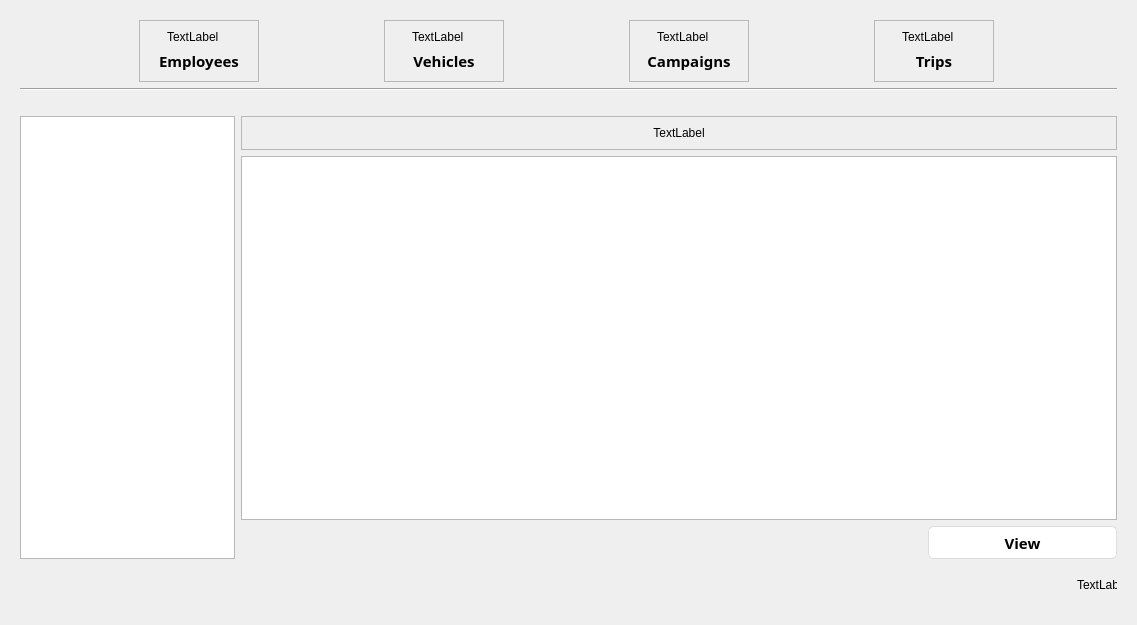
 <widget class="QWidget" name="Form">
  <property name="geometry">
   <rect>
    <x>0</x>
    <y>0</y>
    <width>1137</width>
    <height>625</height>
   </rect>
  </property>
  <property name="windowTitle">
   <string>Form</string>
  </property>
  <property name="styleSheet">
   <string notr="true">/*
Aqua Style Sheet for QT Applications
Author: Jaime A. Quiroga P.
Company: GTRONICK
Last updated: 22/01/2019, 07:55.
Available at: https://github.com/GTRONICK/QSS/blob/master/Aqua.qss
*/
QMainWindow {
	background-color:#ececec;
}
QTextEdit {
	border-width: 1px;
	border-style: solid;
	border-color: qlineargradient(spread:pad, x1:0.5, y1:1, x2:0.5, y2:0, stop:0 rgba(0, 113, 255, 255), stop:1 rgba(91, 171, 252, 255));
}
QPlainTextEdit {
	border-width: 1px;
	border-style: solid;
	border-color: qlineargradient(spread:pad, x1:0.5, y1:1, x2:0.5, y2:0, stop:0 rgba(0, 113, 255, 255), stop:1 rgba(91, 171, 252, 255));
}
QToolButton {
	border-style: solid;
	border-top-color: qlineargradient(spread:pad, x1:0.5, y1:1, x2:0.5, y2:0, stop:0 rgb(215, 215, 215), stop:1 rgb(222, 222, 222));
	border-right-color: qlineargradient(spread:pad, x1:0, y1:0.5, x2:1, y2:0.5, stop:0 rgb(217, 217, 217), stop:1 rgb(227, 227, 227));
	border-left-color: qlineargradient(spread:pad, x1:0, y1:0.5, x2:1, y2:0.5, stop:0 rgb(227, 227, 227), stop:1 rgb(217, 217, 217));
	border-bottom-color: qlineargradient(spread:pad, x1:0.5, y1:1, x2:0.5, y2:0, stop:0 rgb(215, 215, 215), stop:1 rgb(222, 222, 222));
	border-width: 1px;
	border-radius: 5px;
	color: rgb(0,0,0);
	padding: 2px;
	background-color: rgb(255,255,255);
}
QToolButton:hover{
	border-style: solid;
	border-top-color: qlineargradient(spread:pad, x1:0.5, y1:1, x2:0.5, y2:0, stop:0 rgb(195, 195, 195), stop:1 rgb(222, 222, 222));
	border-right-color: qlineargradient(spread:pad, x1:0, y1:0.5, x2:1, y2:0.5, stop:0 rgb(197, 197, 197), stop:1 rgb(227, 227, 227));
	border-left-color: qlineargradient(spread:pad, x1:0, y1:0.5, x2:1, y2:0.5, stop:0 rgb(227, 227, 227), stop:1 rgb(197, 197, 197));
	border-bottom-color: qlineargradient(spread:pad, x1:0.5, y1:1, x2:0.5, y2:0, stop:0 rgb(195, 195, 195), stop:1 rgb(222, 222, 222));
	border-width: 1px;
	border-radius: 5px;
	color: rgb(0,0,0);
	padding: 2px;
	background-color: rgb(255,255,255);
}
QToolButton:pressed{
	border-style: solid;
	border-top-color: qlineargradient(spread:pad, x1:0.5, y1:1, x2:0.5, y2:0, stop:0 rgb(215, 215, 215), stop:1 rgb(222, 222, 222));
	border-right-color: qlineargradient(spread:pad, x1:0, y1:0.5, x2:1, y2:0.5, stop:0 rgb(217, 217, 217), stop:1 rgb(227, 227, 227));
	border-left-color: qlineargradient(spread:pad, x1:0, y1:0.5, x2:1, y2:0.5, stop:0 rgb(227, 227, 227), stop:1 rgb(217, 217, 217));
	border-bottom-color: qlineargradient(spread:pad, x1:0.5, y1:1, x2:0.5, y2:0, stop:0 rgb(215, 215, 215), stop:1 rgb(222, 222, 222));
	border-width: 1px;
	border-radius: 5px;
	color: rgb(0,0,0);
	padding: 2px;
	background-color: rgb(142,142,142);
}
QPushButton{
	border-style: solid;
	border-top-color: qlineargradient(spread:pad, x1:0.5, y1:1, x2:0.5, y2:0, stop:0 rgb(215, 215, 215), stop:1 rgb(222, 222, 222));
	border-right-color: qlineargradient(spread:pad, x1:0, y1:0.5, x2:1, y2:0.5, stop:0 rgb(217, 217, 217), stop:1 rgb(227, 227, 227));
	border-left-color: qlineargradient(spread:pad, x1:0, y1:0.5, x2:1, y2:0.5, stop:0 rgb(227, 227, 227), stop:1 rgb(217, 217, 217));
	border-bottom-color: qlineargradient(spread:pad, x1:0.5, y1:1, x2:0.5, y2:0, stop:0 rgb(215, 215, 215), stop:1 rgb(222, 222, 222));
	border-width: 1px;
	border-radius: 5px;
	color: rgb(0,0,0);
	padding: 2px;
	background-color: rgb(255,255,255);
}
QPushButton::default{
	border-style: solid;
	border-top-color: qlineargradient(spread:pad, x1:0.5, y1:1, x2:0.5, y2:0, stop:0 rgb(215, 215, 215), stop:1 rgb(222, 222, 222));
	border-right-color: qlineargradient(spread:pad, x1:0, y1:0.5, x2:1, y2:0.5, stop:0 rgb(217, 217, 217), stop:1 rgb(227, 227, 227));
	border-left-color: qlineargradient(spread:pad, x1:0, y1:0.5, x2:1, y2:0.5, stop:0 rgb(227, 227, 227), stop:1 rgb(217, 217, 217));
	border-bottom-color: qlineargradient(spread:pad, x1:0.5, y1:1, x2:0.5, y2:0, stop:0 rgb(215, 215, 215), stop:1 rgb(222, 222, 222));
	border-width: 1px;
	border-radius: 5px;
	color: rgb(0,0,0);
	padding: 2px;
	background-color: rgb(255,255,255);
}
QPushButton:hover{
	border-style: solid;
	border-top-color: qlineargradient(spread:pad, x1:0.5, y1:1, x2:0.5, y2:0, stop:0 rgb(195, 195, 195), stop:1 rgb(222, 222, 222));
	border-right-color: qlineargradient(spread:pad, x1:0, y1:0.5, x2:1, y2:0.5, stop:0 rgb(197, 197, 197), stop:1 rgb(227, 227, 227));
	border-left-color: qlineargradient(spread:pad, x1:0, y1:0.5, x2:1, y2:0.5, stop:0 rgb(227, 227, 227), stop:1 rgb(197, 197, 197));
	border-bottom-color: qlineargradient(spread:pad, x1:0.5, y1:1, x2:0.5, y2:0, stop:0 rgb(195, 195, 195), stop:1 rgb(222, 222, 222));
	border-width: 1px;
	border-radius: 5px;
	color: rgb(0,0,0);
	padding: 2px;
	background-color: rgb(255,255,255);
}
QPushButton:pressed{
	border-style: solid;
	border-top-color: qlineargradient(spread:pad, x1:0.5, y1:1, x2:0.5, y2:0, stop:0 rgb(215, 215, 215), stop:1 rgb(222, 222, 222));
	border-right-color: qlineargradient(spread:pad, x1:0, y1:0.5, x2:1, y2:0.5, stop:0 rgb(217, 217, 217), stop:1 rgb(227, 227, 227));
	border-left-color: qlineargradient(spread:pad, x1:0, y1:0.5, x2:1, y2:0.5, stop:0 rgb(227, 227, 227), stop:1 rgb(217, 217, 217));
	border-bottom-color: qlineargradient(spread:pad, x1:0.5, y1:1, x2:0.5, y2:0, stop:0 rgb(215, 215, 215), stop:1 rgb(222, 222, 222));
	border-width: 1px;
	border-radius: 5px;
	color: rgb(0,0,0);
	padding: 2px;
	background-color: rgb(142,142,142);
}
QPushButton:disabled{
	border-style: solid;
	border-top-color: qlineargradient(spread:pad, x1:0.5, y1:1, x2:0.5, y2:0, stop:0 rgb(215, 215, 215), stop:1 rgb(222, 222, 222));
	border-right-color: qlineargradient(spread:pad, x1:0, y1:0.5, x2:1, y2:0.5, stop:0 rgb(217, 217, 217), stop:1 rgb(227, 227, 227));
	border-left-color: qlineargradient(spread:pad, x1:0, y1:0.5, x2:1, y2:0.5, stop:0 rgb(227, 227, 227), stop:1 rgb(217, 217, 217));
	border-bottom-color: qlineargradient(spread:pad, x1:0.5, y1:1, x2:0.5, y2:0, stop:0 rgb(215, 215, 215), stop:1 rgb(222, 222, 222));
	border-width: 1px;
	border-radius: 5px;
	color: #808086;
	padding: 2px;
	background-color: rgb(142,142,142);
}
QLineEdit {
	border-width: 1px; border-radius: 4px;
	border-style: solid;
	border-color: qlineargradient(spread:pad, x1:0.5, y1:1, x2:0.5, y2:0, stop:0 rgba(0, 113, 255, 255), stop:1 rgba(91, 171, 252, 255));
}
QLabel {
	color: #000000;
}
QLCDNumber {
	color: rgb(0, 113, 255, 255);
}
QProgressBar {
	text-align: center;
	color: rgb(240, 240, 240);
	border-width: 1px; 
	border-radius: 10px;
	border-color: rgb(230, 230, 230);
	border-style: solid;
	background-color:rgb(207,207,207);
}
QProgressBar::chunk {
	background-color: qlineargradient(spread:pad, x1:0.5, y1:1, x2:0.5, y2:0, stop:0 rgba(49, 147, 250, 255), stop:1 rgba(34, 142, 255, 255));
	border-radius: 10px;
}
QMenuBar {
	background-color: qlineargradient(spread:pad, x1:0.5, y1:1, x2:0.5, y2:0, stop:0 rgba(207, 209, 207, 255), stop:1 rgba(230, 229, 230, 255));
}
QMenuBar::item {
	color: #000000;
  	spacing: 3px;
  	padding: 1px 4px;
	background-color: qlineargradient(spread:pad, x1:0.5, y1:1, x2:0.5, y2:0, stop:0 rgba(207, 209, 207, 255), stop:1 rgba(230, 229, 230, 255));
}

QMenuBar::item:selected {
  	background-color: qlineargradient(spread:pad, x1:0.5, y1:1, x2:0.5, y2:0, stop:0 rgba(0, 113, 255, 255), stop:1 rgba(91, 171, 252, 255));
	color: #FFFFFF;
}
QMenu::item:selected {
	border-style: solid;
	border-top-color: transparent;
	border-right-color: transparent;
	border-left-color: qlineargradient(spread:pad, x1:0.5, y1:1, x2:0.5, y2:0, stop:0 rgba(0, 113, 255, 255), stop:1 rgba(91, 171, 252, 255));
	border-bottom-color: transparent;
	border-left-width: 2px;
	color: #000000;
	padding-left:15px;
	padding-top:4px;
	padding-bottom:4px;
	padding-right:7px;
}
QMenu::item {
	border-style: solid;
	border-top-color: transparent;
	border-right-color: transparent;
	border-left-color: transparent;
	border-bottom-color: transparent;
	border-bottom-width: 1px;
	color: #000000;
	padding-left:17px;
	padding-top:4px;
	padding-bottom:4px;
	padding-right:7px;
}
QTabWidget {
	color:rgb(0,0,0);
	background-color:#000000;
}
QTabWidget::pane {
		border-color: rgb(223,223,223);
		background-color:rgb(226,226,226);
		border-style: solid;
		border-width: 2px;
    	border-radius: 6px;
}
QTabBar::tab:first {
	border-style: solid;
	border-left-width:1px;
	border-right-width:0px;
	border-top-width:1px;
	border-bottom-width:1px;
	border-top-color: rgb(209,209,209);
	border-left-color: qlineargradient(spread:pad, x1:0.5, y1:1, x2:0.5, y2:0, stop:0 rgba(209, 209, 209, 209), stop:1 rgba(229, 229, 229, 229));
	border-bottom-color: rgb(229,229,229);
	border-top-left-radius: 4px;
	border-bottom-left-radius: 4px;
	color: #000000;
	padding: 3px;
	margin-left:0px;
	background-color: qlineargradient(spread:pad, x1:0.5, y1:1, x2:0.5, y2:0, stop:0 rgba(247, 247, 247, 255), stop:1 rgba(255, 255, 255, 255));
}
QTabBar::tab:last {
	border-style: solid;
	border-width:1px;
	border-top-color: rgb(209,209,209);
	border-left-color: qlineargradient(spread:pad, x1:0.5, y1:1, x2:0.5, y2:0, stop:0 rgba(209, 209, 209, 209), stop:1 rgba(229, 229, 229, 229));
	border-right-color: qlineargradient(spread:pad, x1:0.5, y1:1, x2:0.5, y2:0, stop:0 rgba(209, 209, 209, 209), stop:1 rgba(229, 229, 229, 229));
	border-bottom-color: rgb(229,229,229);
	border-top-right-radius: 4px;
	border-bottom-right-radius: 4px;
	color: #000000;
	padding: 3px;
	margin-left:0px;
	background-color: qlineargradient(spread:pad, x1:0.5, y1:1, x2:0.5, y2:0, stop:0 rgba(247, 247, 247, 255), stop:1 rgba(255, 255, 255, 255));
}
QTabBar::tab {
	border-style: solid;
	border-top-width:1px;
	border-bottom-width:1px;
	border-left-width:1px;
	border-top-color: rgb(209,209,209);
	border-left-color: qlineargradient(spread:pad, x1:0.5, y1:1, x2:0.5, y2:0, stop:0 rgba(209, 209, 209, 209), stop:1 rgba(229, 229, 229, 229));
	border-bottom-color: rgb(229,229,229);
	color: #000000;
	padding: 3px;
	margin-left:0px;
	background-color: qlineargradient(spread:pad, x1:0.5, y1:1, x2:0.5, y2:0, stop:0 rgba(247, 247, 247, 255), stop:1 rgba(255, 255, 255, 255));
}
QTabBar::tab:selected, QTabBar::tab:last:selected, QTabBar::tab:hover {
  	border-style: solid;
  	border-left-width:1px;
	border-right-color: transparent;
	border-top-color: rgb(209,209,209);
	border-left-color: qlineargradient(spread:pad, x1:0.5, y1:1, x2:0.5, y2:0, stop:0 rgba(209, 209, 209, 209), stop:1 rgba(229, 229, 229, 229));
	border-bottom-color: rgb(229,229,229);
	color: #FFFFFF;
	padding: 3px;
	margin-left:0px;
	background-color: qlineargradient(spread:pad, x1:0.5, y1:1, x2:0.5, y2:0, stop:0 rgba(0, 113, 255, 255), stop:1 rgba(91, 171, 252, 255));
}

QTabBar::tab:selected, QTabBar::tab:first:selected, QTabBar::tab:hover {
  	border-style: solid;
  	border-left-width:1px;
  	border-bottom-width:1px;
  	border-top-width:1px;
	border-right-color: transparent;
	border-top-color: rgb(209,209,209);
	border-left-color: qlineargradient(spread:pad, x1:0.5, y1:1, x2:0.5, y2:0, stop:0 rgba(209, 209, 209, 209), stop:1 rgba(229, 229, 229, 229));
	border-bottom-color: rgb(229,229,229);
	color: #FFFFFF;
	padding: 3px;
	margin-left:0px;
	background-color: qlineargradient(spread:pad, x1:0.5, y1:1, x2:0.5, y2:0, stop:0 rgba(0, 113, 255, 255), stop:1 rgba(91, 171, 252, 255));
}

QCheckBox {
	color: #000000;
	padding: 2px;
}
QCheckBox:disabled {
	color: #808086;
	padding: 2px;
}

QCheckBox:hover {
	border-radius:4px;
	border-style:solid;
	padding-left: 1px;
	padding-right: 1px;
	padding-bottom: 1px;
	padding-top: 1px;
	border-width:1px;
	border-color: transparent;
}
QCheckBox::indicator:checked {

	height: 10px;
	width: 10px;
	border-style:solid;
	border-width: 1px;
	border-color: qlineargradient(spread:pad, x1:0.5, y1:1, x2:0.5, y2:0, stop:0 rgba(0, 113, 255, 255), stop:1 rgba(91, 171, 252, 255));
	color: #000000;
	background-color: qlineargradient(spread:pad, x1:0.5, y1:1, x2:0.5, y2:0, stop:0 rgba(0, 113, 255, 255), stop:1 rgba(91, 171, 252, 255));
}
QCheckBox::indicator:unchecked {

	height: 10px;
	width: 10px;
	border-style:solid;
	border-width: 1px;
	border-color: qlineargradient(spread:pad, x1:0.5, y1:1, x2:0.5, y2:0, stop:0 rgba(0, 113, 255, 255), stop:1 rgba(91, 171, 252, 255));
	color: #000000;
}
QRadioButton {
	color: 000000;
	padding: 1px;
}
QRadioButton::indicator:checked {
	height: 10px;
	width: 10px;
	border-style:solid;
	border-radius:5px;
	border-width: 1px;
	border-color: qlineargradient(spread:pad, x1:0.5, y1:1, x2:0.5, y2:0, stop:0 rgba(0, 113, 255, 255), stop:1 rgba(91, 171, 252, 255));
	color: #a9b7c6;
	background-color: qlineargradient(spread:pad, x1:0.5, y1:1, x2:0.5, y2:0, stop:0 rgba(0, 113, 255, 255), stop:1 rgba(91, 171, 252, 255));
}
QRadioButton::indicator:!checked {
	height: 10px;
	width: 10px;
	border-style:solid;
	border-radius:5px;
	border-width: 1px;
	border-color: qlineargradient(spread:pad, x1:0.5, y1:1, x2:0.5, y2:0, stop:0 rgba(0, 113, 255, 255), stop:1 rgba(91, 171, 252, 255));
	color: #a9b7c6;
	background-color: transparent;
}
QStatusBar {
	color:#027f7f;
}
QSpinBox {
	border-style: solid;
	border-width: 1px;
	border-color: qlineargradient(spread:pad, x1:0.5, y1:1, x2:0.5, y2:0, stop:0 rgba(0, 113, 255, 255), stop:1 rgba(91, 171, 252, 255));
}
QDoubleSpinBox {
	border-style: solid;
	border-width: 1px;
	border-color: qlineargradient(spread:pad, x1:0.5, y1:1, x2:0.5, y2:0, stop:0 rgba(0, 113, 255, 255), stop:1 rgba(91, 171, 252, 255));
}
QTimeEdit {
	border-style: solid;
	border-width: 1px;
	border-color: qlineargradient(spread:pad, x1:0.5, y1:1, x2:0.5, y2:0, stop:0 rgba(0, 113, 255, 255), stop:1 rgba(91, 171, 252, 255));
}
QDateTimeEdit {
	border-style: solid;
	border-width: 1px;
	border-color: qlineargradient(spread:pad, x1:0.5, y1:1, x2:0.5, y2:0, stop:0 rgba(0, 113, 255, 255), stop:1 rgba(91, 171, 252, 255));
}
QDateEdit {
	border-style: solid;
	border-width: 1px;
	border-color: qlineargradient(spread:pad, x1:0.5, y1:1, x2:0.5, y2:0, stop:0 rgba(0, 113, 255, 255), stop:1 rgba(91, 171, 252, 255));
}

QToolBox {
	color: #a9b7c6;
	background-color:#000000;
}
QToolBox::tab {
	color: #a9b7c6;
	background-color:#000000;
}
QToolBox::tab:selected {
	color: #FFFFFF;
	background-color:#000000;
}
QScrollArea {
	color: #FFFFFF;
	background-color:#000000;
}
QSlider::groove:horizontal {
	height: 5px;
	background-color: qlineargradient(spread:pad, x1:0.5, y1:1, x2:0.5, y2:0, stop:0 rgba(49, 147, 250, 255), stop:1 rgba(34, 142, 255, 255));
}
QSlider::groove:vertical {
	width: 5px;
	background-color: qlineargradient(spread:pad, x1:0.5, y1:1, x2:0.5, y2:0, stop:0 rgba(49, 147, 250, 255), stop:1 rgba(34, 142, 255, 255));
}
QSlider::handle:horizontal {
	background: rgb(253,253,253);
	border-style: solid;
	border-width: 1px;
	border-color: rgb(207,207,207);
	width: 12px;
	margin: -5px 0;
	border-radius: 7px;
}
QSlider::handle:vertical {
	background: rgb(253,253,253);
	border-style: solid;
	border-width: 1px;
	border-color: rgb(207,207,207);
	height: 12px;
	margin: 0 -5px;
	border-radius: 7px;
}
QSlider::add-page:horizontal {
    background: rgb(181,181,181);
}
QSlider::add-page:vertical {
    background: rgb(181,181,181);
}
QSlider::sub-page:horizontal {
    background-color: qlineargradient(spread:pad, x1:0.5, y1:1, x2:0.5, y2:0, stop:0 rgba(49, 147, 250, 255), stop:1 rgba(34, 142, 255, 255));
}
QSlider::sub-page:vertical {
    background-color: qlineargradient(spread:pad, y1:0.5, x1:1, y2:0.5, x2:0, stop:0 rgba(49, 147, 250, 255), stop:1 rgba(34, 142, 255, 255));
}
QScrollBar:horizontal {
	max-height: 20px;
	border: 1px transparent grey;
	margin: 0px 20px 0px 20px;
}
QScrollBar:vertical {
	max-width: 20px;
	border: 1px transparent grey;
	margin: 20px 0px 20px 0px;
}
QScrollBar::handle:horizontal {
	background: rgb(253,253,253);
	border-style: solid;
	border-width: 1px;
	border-color: rgb(207,207,207);
	border-radius: 7px;
	min-width: 25px;
}
QScrollBar::handle:horizontal:hover {
	background: rgb(253,253,253);
	border-style: solid;
	border-width: 1px;
	border-color: rgb(147, 200, 200);
	border-radius: 7px;
	min-width: 25px;
}
QScrollBar::handle:vertical {
	background: rgb(253,253,253);
	border-style: solid;
	border-width: 1px;
	border-color: rgb(207,207,207);
	border-radius: 7px;
	min-height: 25px;
}
QScrollBar::handle:vertical:hover {
	background: rgb(253,253,253);
	border-style: solid;
	border-width: 1px;
	border-color: rgb(147, 200, 200);
	border-radius: 7px;
	min-height: 25px;
}
QScrollBar::add-line:horizontal {
   border: 2px transparent grey;
   border-top-right-radius: 7px;
   border-bottom-right-radius: 7px;
   background: rgba(34, 142, 255, 255);
   width: 20px;
   subcontrol-position: right;
   subcontrol-origin: margin;
}
QScrollBar::add-line:horizontal:pressed {
   border: 2px transparent grey;
   border-top-right-radius: 7px;
   border-bottom-right-radius: 7px;
   background: rgb(181,181,181);
   width: 20px;
   subcontrol-position: right;
   subcontrol-origin: margin;
}
QScrollBar::add-line:vertical {
   border: 2px transparent grey;
   border-bottom-left-radius: 7px;
   border-bottom-right-radius: 7px;
   background: rgba(34, 142, 255, 255);
   height: 20px;
   subcontrol-position: bottom;
   subcontrol-origin: margin;
}
QScrollBar::add-line:vertical:pressed {
   border: 2px transparent grey;
   border-bottom-left-radius: 7px;
   border-bottom-right-radius: 7px;
   background: rgb(181,181,181);
   height: 20px;
   subcontrol-position: bottom;
   subcontrol-origin: margin;
}
QScrollBar::sub-line:horizontal {
   border: 2px transparent grey;
   border-top-left-radius: 7px;
   border-bottom-left-radius: 7px;
   background: rgba(34, 142, 255, 255);
   width: 20px;
   subcontrol-position: left;
   subcontrol-origin: margin;
}
QScrollBar::sub-line:horizontal:pressed {
   border: 2px transparent grey;
   border-top-left-radius: 7px;
   border-bottom-left-radius: 7px;
   background: rgb(181,181,181);
   width: 20px;
   subcontrol-position: left;
   subcontrol-origin: margin;
}
QScrollBar::sub-line:vertical {
   border: 2px transparent grey;
   border-top-left-radius: 7px;
   border-top-right-radius: 7px;
   background: rgba(34, 142, 255, 255);
   height: 20px;
   subcontrol-position: top;
   subcontrol-origin: margin;
}
QScrollBar::sub-line:vertical:pressed {
   border: 2px transparent grey;
   border-top-left-radius: 7px;
   border-top-right-radius: 7px;
   background: rgb(181,181,181);
   height: 20px;
   subcontrol-position: top;
   subcontrol-origin: margin;
}
QScrollBar::left-arrow:horizontal {
   border: 1px transparent grey;
   border-top-left-radius: 3px;
   border-bottom-left-radius: 3px;
   width: 6px;
   height: 6px;
   background: white;
}
QScrollBar::right-arrow:horizontal {
   border: 1px transparent grey;
   border-top-right-radius: 3px;
   border-bottom-right-radius: 3px;
   width: 6px;
   height: 6px;
   background: white;
}
QScrollBar::up-arrow:vertical {
   border: 1px transparent grey;
   border-top-left-radius: 3px;
   border-top-right-radius: 3px;
   width: 6px;
   height: 6px;
   background: white;
}
QScrollBar::down-arrow:vertical {
   border: 1px transparent grey;
   border-bottom-left-radius: 3px;
   border-bottom-right-radius: 3px;
   width: 6px;
   height: 6px;
   background: white;
}
QScrollBar::add-page:horizontal, QScrollBar::sub-page:horizontal {
   background: none;
}
QScrollBar::add-page:vertical, QScrollBar::sub-page:vertical {
   background: none;
}</string>
  </property>
  <layout class="QVBoxLayout" name="verticalLayout_2">
   <property name="leftMargin">
    <number>20</number>
   </property>
   <property name="topMargin">
    <number>20</number>
   </property>
   <property name="rightMargin">
    <number>20</number>
   </property>
   <property name="bottomMargin">
    <number>20</number>
   </property>
   <item>
    <layout class="QHBoxLayout" name="horizontalLayout">
     <item>
      <widget class="QFrame" name="emps">
       <property name="minimumSize">
        <size>
         <width>0</width>
         <height>0</height>
        </size>
       </property>
       <property name="maximumSize">
        <size>
         <width>120</width>
         <height>16777215</height>
        </size>
       </property>
       <property name="cursor">
        <cursorShape>PointingHandCursor</cursorShape>
       </property>
       <property name="frameShape">
        <enum>QFrame::StyledPanel</enum>
       </property>
       <property name="frameShadow">
        <enum>QFrame::Raised</enum>
       </property>
       <layout class="QVBoxLayout" name="verticalLayout_3">
        <item>
         <layout class="QHBoxLayout" name="horizontalLayout_3">
          <item>
           <widget class="QLabel" name="emps_icon">
            <property name="maximumSize">
             <size>
              <width>64</width>
              <height>16777215</height>
             </size>
            </property>
            <property name="text">
             <string>TextLabel</string>
            </property>
           </widget>
          </item>
         </layout>
        </item>
        <item>
         <widget class="QLabel" name="label">
          <property name="font">
           <font>
            <family>Segoe Print</family>
            <pointsize>11</pointsize>
            <weight>75</weight>
            <bold>true</bold>
           </font>
          </property>
          <property name="text">
           <string>Employees</string>
          </property>
          <property name="alignment">
           <set>Qt::AlignCenter</set>
          </property>
         </widget>
        </item>
       </layout>
      </widget>
     </item>
     <item>
      <widget class="QFrame" name="vans">
       <property name="minimumSize">
        <size>
         <width>0</width>
         <height>0</height>
        </size>
       </property>
       <property name="maximumSize">
        <size>
         <width>120</width>
         <height>16777215</height>
        </size>
       </property>
       <property name="cursor">
        <cursorShape>PointingHandCursor</cursorShape>
       </property>
       <property name="frameShape">
        <enum>QFrame::StyledPanel</enum>
       </property>
       <property name="frameShadow">
        <enum>QFrame::Raised</enum>
       </property>
       <layout class="QVBoxLayout" name="verticalLayout_4">
        <item>
         <layout class="QHBoxLayout" name="horizontalLayout_4">
          <item>
           <widget class="QLabel" name="vans_icon">
            <property name="maximumSize">
             <size>
              <width>64</width>
              <height>16777215</height>
             </size>
            </property>
            <property name="text">
             <string>TextLabel</string>
            </property>
           </widget>
          </item>
         </layout>
        </item>
        <item>
         <widget class="QLabel" name="label_2">
          <property name="font">
           <font>
            <family>Segoe Print</family>
            <pointsize>11</pointsize>
            <weight>75</weight>
            <bold>true</bold>
           </font>
          </property>
          <property name="text">
           <string>Vehicles</string>
          </property>
          <property name="alignment">
           <set>Qt::AlignCenter</set>
          </property>
         </widget>
        </item>
       </layout>
      </widget>
     </item>
     <item>
      <widget class="QFrame" name="comps">
       <property name="minimumSize">
        <size>
         <width>0</width>
         <height>0</height>
        </size>
       </property>
       <property name="maximumSize">
        <size>
         <width>120</width>
         <height>16777215</height>
        </size>
       </property>
       <property name="cursor">
        <cursorShape>PointingHandCursor</cursorShape>
       </property>
       <property name="frameShape">
        <enum>QFrame::StyledPanel</enum>
       </property>
       <property name="frameShadow">
        <enum>QFrame::Raised</enum>
       </property>
       <layout class="QVBoxLayout" name="verticalLayout_5">
        <item>
         <layout class="QHBoxLayout" name="horizontalLayout_5">
          <item>
           <widget class="QLabel" name="comps_icon">
            <property name="maximumSize">
             <size>
              <width>64</width>
              <height>16777215</height>
             </size>
            </property>
            <property name="text">
             <string>TextLabel</string>
            </property>
           </widget>
          </item>
         </layout>
        </item>
        <item>
         <widget class="QLabel" name="label_3">
          <property name="font">
           <font>
            <family>Segoe Print</family>
            <pointsize>11</pointsize>
            <weight>75</weight>
            <bold>true</bold>
           </font>
          </property>
          <property name="text">
           <string>Campaigns</string>
          </property>
          <property name="alignment">
           <set>Qt::AlignCenter</set>
          </property>
         </widget>
        </item>
       </layout>
      </widget>
     </item>
     <item>
      <widget class="QFrame" name="planning">
       <property name="minimumSize">
        <size>
         <width>0</width>
         <height>0</height>
        </size>
       </property>
       <property name="maximumSize">
        <size>
         <width>120</width>
         <height>16777215</height>
        </size>
       </property>
       <property name="cursor">
        <cursorShape>PointingHandCursor</cursorShape>
       </property>
       <property name="frameShape">
        <enum>QFrame::StyledPanel</enum>
       </property>
       <property name="frameShadow">
        <enum>QFrame::Raised</enum>
       </property>
       <layout class="QVBoxLayout" name="verticalLayout_6">
        <item>
         <layout class="QHBoxLayout" name="horizontalLayout_6">
          <item>
           <widget class="QLabel" name="plan_icon">
            <property name="maximumSize">
             <size>
              <width>64</width>
              <height>16777215</height>
             </size>
            </property>
            <property name="text">
             <string>TextLabel</string>
            </property>
           </widget>
          </item>
         </layout>
        </item>
        <item>
         <widget class="QLabel" name="label_4">
          <property name="font">
           <font>
            <family>Segoe Print</family>
            <pointsize>11</pointsize>
            <weight>75</weight>
            <bold>true</bold>
           </font>
          </property>
          <property name="text">
           <string>Trips</string>
          </property>
          <property name="alignment">
           <set>Qt::AlignCenter</set>
          </property>
         </widget>
        </item>
       </layout>
      </widget>
     </item>
    </layout>
   </item>
   <item>
    <widget class="Line" name="line">
     <property name="orientation">
      <enum>Qt::Horizontal</enum>
     </property>
    </widget>
   </item>
   <item>
    <layout class="QHBoxLayout" name="horizontalLayout_2">
     <property name="topMargin">
      <number>19</number>
     </property>
     <item>
      <widget class="QTableWidget" name="trips_list">
       <property name="maximumSize">
        <size>
         <width>215</width>
         <height>16777215</height>
        </size>
       </property>
       <property name="font">
        <font>
         <family>Segoe Print</family>
         <pointsize>10</pointsize>
         <weight>75</weight>
         <bold>true</bold>
        </font>
       </property>
       <property name="editTriggers">
        <set>QAbstractItemView::NoEditTriggers</set>
       </property>
       <property name="dragEnabled">
        <bool>true</bool>
       </property>
       <property name="alternatingRowColors">
        <bool>true</bool>
       </property>
       <property name="selectionMode">
        <enum>QAbstractItemView::SingleSelection</enum>
       </property>
       <property name="selectionBehavior">
        <enum>QAbstractItemView::SelectRows</enum>
       </property>
       <attribute name="horizontalHeaderVisible">
        <bool>false</bool>
       </attribute>
       <attribute name="horizontalHeaderHighlightSections">
        <bool>false</bool>
       </attribute>
       <attribute name="horizontalHeaderStretchLastSection">
        <bool>false</bool>
       </attribute>
       <attribute name="verticalHeaderVisible">
        <bool>false</bool>
       </attribute>
       <attribute name="verticalHeaderHighlightSections">
        <bool>false</bool>
       </attribute>
       <attribute name="verticalHeaderStretchLastSection">
        <bool>false</bool>
       </attribute>
      </widget>
     </item>
     <item>
      <layout class="QVBoxLayout" name="verticalLayout">
       <item>
        <widget class="QFrame" name="noContentFrame">
         <property name="frameShape">
          <enum>QFrame::StyledPanel</enum>
         </property>
         <property name="frameShadow">
          <enum>QFrame::Raised</enum>
         </property>
         <layout class="QVBoxLayout" name="verticalLayout_7">
          <item>
           <layout class="QVBoxLayout" name="verticalLayout_8">
            <item>
             <layout class="QHBoxLayout" name="horizontalLayout_9">
              <item>
               <widget class="QLabel" name="noContentIcon">
                <property name="maximumSize">
                 <size>
                  <width>400</width>
                  <height>300</height>
                 </size>
                </property>
                <property name="text">
                 <string>TextLabel</string>
                </property>
                <property name="alignment">
                 <set>Qt::AlignBottom|Qt::AlignHCenter</set>
                </property>
               </widget>
              </item>
             </layout>
            </item>
           </layout>
          </item>
         </layout>
        </widget>
       </item>
       <item>
        <widget class="QTableWidget" name="trip_info">
         <property name="maximumSize">
          <size>
           <width>16777215</width>
           <height>16777215</height>
          </size>
         </property>
         <property name="alternatingRowColors">
          <bool>true</bool>
         </property>
         <property name="selectionMode">
          <enum>QAbstractItemView::NoSelection</enum>
         </property>
         <property name="selectionBehavior">
          <enum>QAbstractItemView::SelectRows</enum>
         </property>
         <property name="gridStyle">
          <enum>Qt::DashLine</enum>
         </property>
         <property name="sortingEnabled">
          <bool>true</bool>
         </property>
         <attribute name="verticalHeaderVisible">
          <bool>false</bool>
         </attribute>
         <attribute name="verticalHeaderHighlightSections">
          <bool>false</bool>
         </attribute>
        </widget>
       </item>
       <item>
        <layout class="QHBoxLayout" name="horizontalLayout_8">
         <item>
          <spacer name="horizontalSpacer_2">
           <property name="orientation">
            <enum>Qt::Horizontal</enum>
           </property>
           <property name="sizeHint" stdset="0">
            <size>
             <width>40</width>
             <height>20</height>
            </size>
           </property>
          </spacer>
         </item>
         <item>
          <widget class="QPushButton" name="view_btn">
           <property name="minimumSize">
            <size>
             <width>189</width>
             <height>33</height>
            </size>
           </property>
           <property name="font">
            <font>
             <family>Segoe Print</family>
             <pointsize>11</pointsize>
             <weight>75</weight>
             <bold>true</bold>
            </font>
           </property>
           <property name="cursor">
            <cursorShape>PointingHandCursor</cursorShape>
           </property>
           <property name="text">
            <string>View</string>
           </property>
          </widget>
         </item>
        </layout>
       </item>
      </layout>
     </item>
    </layout>
   </item>
   <item>
    <layout class="QHBoxLayout" name="horizontalLayout_7">
     <item>
      <spacer name="horizontalSpacer">
       <property name="orientation">
        <enum>Qt::Horizontal</enum>
       </property>
       <property name="sizeHint" stdset="0">
        <size>
         <width>40</width>
         <height>20</height>
        </size>
       </property>
      </spacer>
     </item>
     <item>
      <widget class="QLabel" name="cls">
       <property name="minimumSize">
        <size>
         <width>40</width>
         <height>40</height>
        </size>
       </property>
       <property name="maximumSize">
        <size>
         <width>40</width>
         <height>40</height>
        </size>
       </property>
       <property name="cursor">
        <cursorShape>PointingHandCursor</cursorShape>
       </property>
       <property name="styleSheet">
        <string notr="true">QLabel#back_icon:hover {
	
	border-color: rgb(23, 155, 255);
}</string>
       </property>
       <property name="text">
        <string>TextLabel</string>
       </property>
       <property name="alignment">
        <set>Qt::AlignLeading|Qt::AlignLeft|Qt::AlignVCenter</set>
       </property>
      </widget>
     </item>
    </layout>
   </item>
  </layout>
 </widget>
